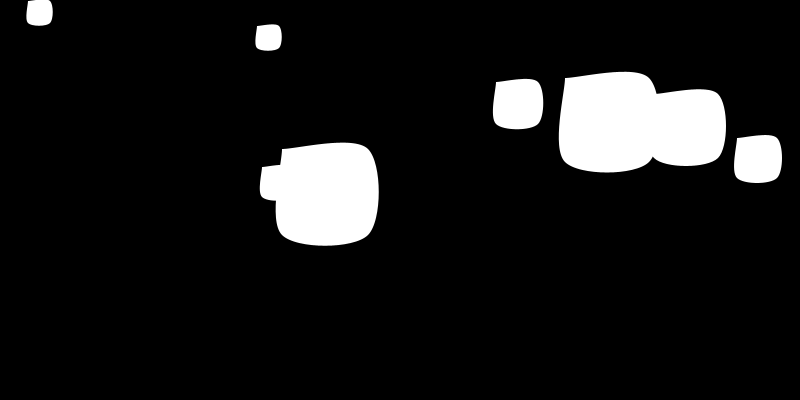
Frame 1 (no input)
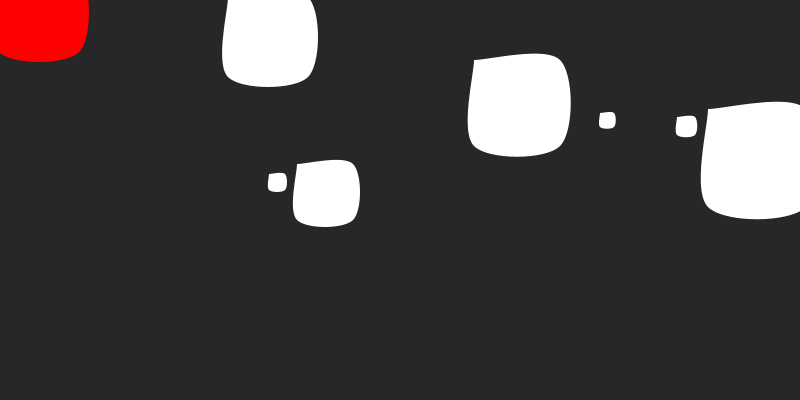
Frame 60 (the mouse pressed at the canvas centre just before this capture)
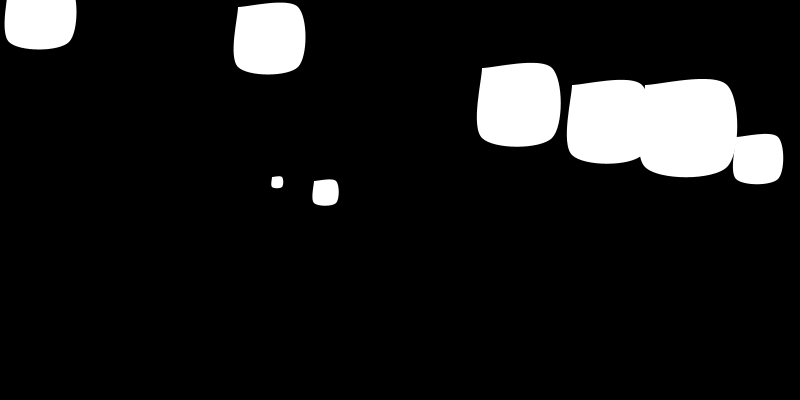
Frame 120 (the mouse held since frame 60 and released just before this capture)

The Processing sketch that drew these frames (run headless with seeded random() and noise(); from frame 60 on, the mouse is pressed at the canvas centre):

// Processing sketch: processing_143667
// ── processing_143667.pde



int numThoughts = 8, bgShade = 0;
Thought[] thoughts = new Thought[numThoughts];


void setup()
{
  size(800, 400);
  noStroke();

  for (int i = 0; i < numThoughts; i++)
  {
    thoughts[i] = new Thought();
  }
}

void draw()
{
  background(bgShade);

  //ellipse(width/2, height/2, 50, 50);

  int withFocus = 0;

  for (int i = 0; i < numThoughts; i++)
  {
    if (dist(mouseX, mouseY, thoughts[i].getX(), thoughts[i].getY())
      < thoughts[i].getSize())
    {
      //mouse on object
      if (bgShade < 255)
      {
        bgShade++;
      }

      color focusColor = color(255, 0, 0);
      thoughts[i].setColor(focusColor);
      thoughts[i].setFocus(true);
    }
    else
    {
      //mouse off object

      thoughts[i].setColor(255);
      thoughts[i].setFocus(false);
    }

    if (thoughts[i].gotFocus())
    {
      withFocus++;
    }

    thoughts[i].change();
    thoughts[i].display();
  }

  if (withFocus < 1)
  {
    bgShade = 0;
  }
}


//OBJECTS
class Thought
{
  int x, y, x2, y2, rate, min, max, size;
  color fillColor;
  boolean hasFocus;

  Thought()
  {
    x = (int) random(width);
    y = (int) random(height);
    x2 = x;
    y2 = y;
    rate = (int) random(1, 5);
    size = (int) random(20, 100);
    fillColor = color(255, 255, 255);
    hasFocus = false;
  }

  void display()
  {
    fill(fillColor);
    //scale(0.1);
    //ellipse(x, y, size, size);

    beginShape();
    curveVertex(x-size/2, y-size/2);
    curveVertex(x-size/2, y-size/2);
    curveVertex(x2-size/2, y2+size/2);
    curveVertex(x+size/2, y+size/2);
    curveVertex(x+size/2, y-size/2);
    curveVertex(x-size/2, y-size/2);
    curveVertex(x-size/2, y-size/2);
    endShape();
  }

  void change()
  {
    if (size < 10 || size > 100)
    {
      rate = -rate;
    }
    size += rate;
    //rate++;
    
    //x2++;
  }

  void setFocus(boolean isFocused)
  {
    hasFocus = isFocused;
  }

  boolean gotFocus()
  {
    return hasFocus;
  }

  int getX()
  {
    return x;
  }

  int getY()
  {
    return y;
  }

  void setColor(color clr)
  {
    fillColor = clr;
  }

  int getSize()
  {
    return size;
  }
}
